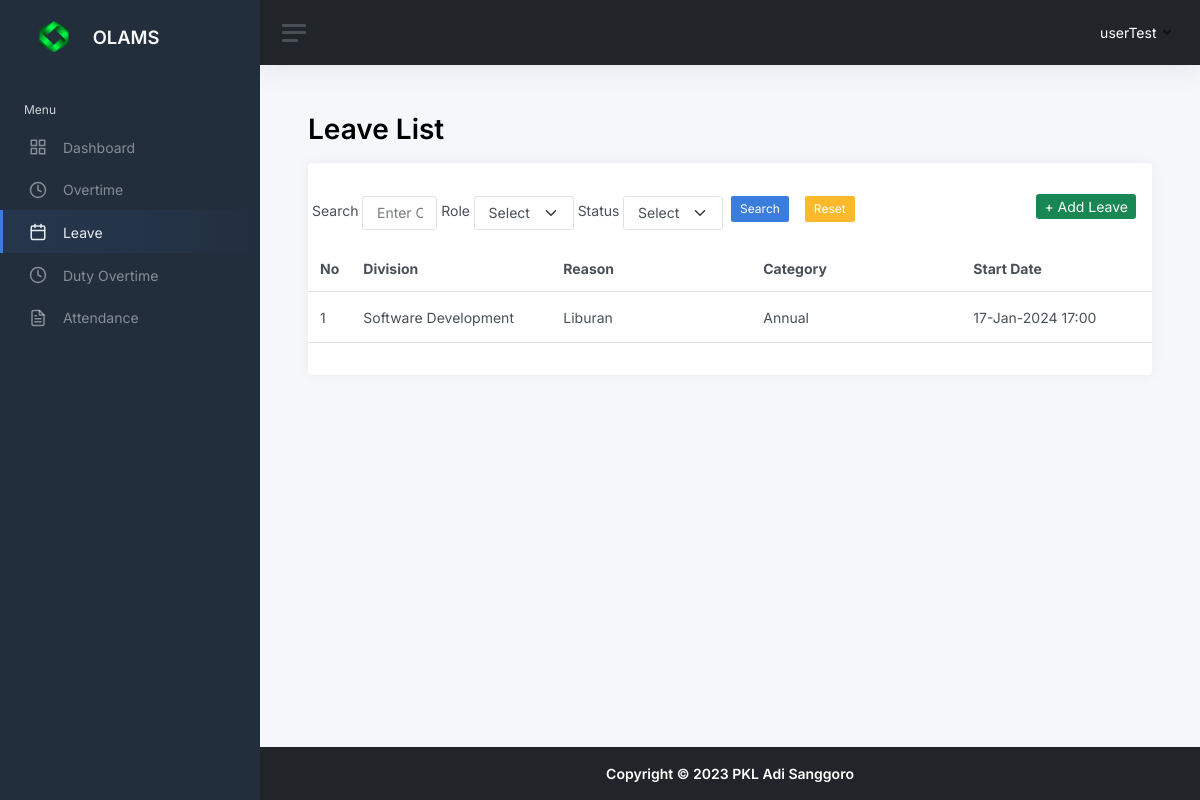
Page /leavelist.php (signed in) on the earlier database version.
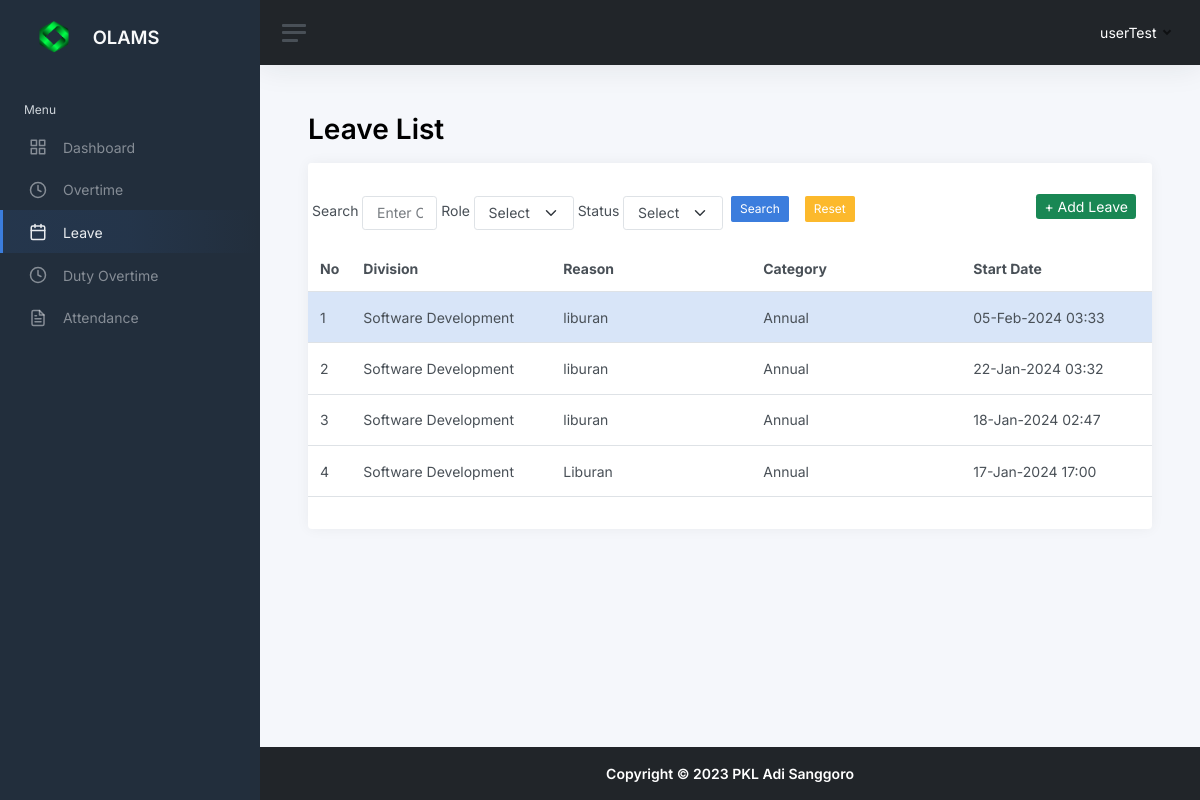
Same page on the later database version.
### tables this page shows
CREATE TABLE `leaves` (
  `leaves_id` tinyint(3) UNSIGNED NOT NULL,
  `user_id` tinyint(3) UNSIGNED NOT NULL,
  `division_id` tinyint(3) UNSIGNED NOT NULL,
  `reason` text NOT NULL,
  `category` enum('Annual','Pregnancy','Important Reason','Extended') NOT NULL,
  `start_date` timestamp NULL DEFAULT NULL,
  `finish_date` timestamp NULL DEFAULT NULL,
  `submitted_by_admin` tinyint(3) UNSIGNED DEFAULT NULL,
  `sent_by_admin` timestamp NULL DEFAULT NULL,
  `status` enum('Approved','Pending','Rejected') NOT NULL,
  `status_updated_at` timestamp NULL DEFAULT NULL,
  `status_updated_by` tinyint(3) UNSIGNED DEFAULT NULL,
  `created_at` timestamp NOT NULL DEFAULT current_timestamp(),
  `created_by` tinyint(3) UNSIGNED NOT NULL,
  `updated_at` timestamp NULL DEFAULT NULL ON UPDATE current_timestamp(),
  `updated_by` tinyint(3) UNSIGNED DEFAULT NULL
);

CREATE TABLE `m_divisions` (
  `division_id` tinyint(3) UNSIGNED NOT NULL,
  `division_name` varchar(64) NOT NULL,
  `created_at` timestamp NOT NULL DEFAULT current_timestamp(),
  `created_by` tinyint(3) UNSIGNED NOT NULL,
  `updated_at` timestamp NULL DEFAULT NULL ON UPDATE current_timestamp(),
  `updated_by` tinyint(3) UNSIGNED DEFAULT NULL
);

### leavelist.php (the view, shortened to what the changed rows need)
<?php
include __DIR__ . "/include/conn.inc.php";
$user_id = $_SESSION["user_id"];
$user_role = $_SESSION['role_id'];
$limit = 5;
$halaman_aktif = isset($_GET['page']) ? $_GET['page'] : 1;
$offset = ($halaman_aktif - 1) * $limit;
$query = "SELECT
  leaves.leaves_id,
  leaves.user_id,
  users.name AS name,
  m_divisions.division_name AS division_name,
  leaves.reason,
  leaves.category,
  leaves.start_date,
  leaves.finish_date,
  leaves.submitted_by_admin,
  leaves.status,
  leaves.status_updated_at,
  leaves.status_updated_by
  FROM leaves
  LEFT JOIN users ON leaves.user_id = users.user_id
  LEFT JOIN m_divisions ON leaves.division_id = m_divisions.division_id";
if ($user_role === 1) {
  $query .= " WHERE leaves.user_id = $user_id";
}
$query .= " ORDER BY leaves.leaves_id DESC";
$query .= " LIMIT $limit OFFSET $offset ";
$data = mysqli_query($conn, $query);
$leaveArray = mysqli_fetch_all($data, MYSQLI_ASSOC);
?>
<!DOCTYPE html>
<html lang="en">
<head>
  <?php include "head.inc.php"; ?>
</head>
<body>
  <div class="wrapper">
    <div class="main">
      <main class="content">
        <div class="container-fluid p-0">
          <h1 class="h1 mb-3 judul_halaman"><strong>Leave List</strong></h1>
          <div class="row">
            <div class="col-12">
              <div class="card">
                <?php if ($user_role === 2 || $user_role === 3 || $user_role === 4) : ?>
                  <div class="table-responsive">
                    <table class="table mb-0 mt-3">
                      <thead>
                        <tr>
                          <th scope="col">No</th>
                          <th scope="col" style="min-width : 200px;">Full Name</th>
                          <th scope="col" style="min-width : 200px;">Division</th>
                          <th scope="col" style="min-width : 200px;">Reason</th>
                          <th scope="col" style="min-width : 210px;">Category</th>
                          <th scope="col" style="min-width : 200px;">Start Date</th>
                          <th scope="col" style="min-width : 200px;">Finish Date</th>
                          <th scope="col">Status</th>
                          <th scope="col">Action</th>
                        </tr>
                      </thead>
                      <tbody>
                        <?php if (count($leaveArray) > 0) : ?>
                          <?php foreach ($leaveArray as $key => $value) : ?>
                            <?php
                            $rowClass = '';
                            if ($value['status'] == 'Pending') {
                              $rowClass = 'bg-primary-subtle';
                            } elseif ($value['status'] == 'Rejected') {
                              $rowClass = 'bg-danger-subtle';
                            }
                            ?>
                            <tr class="<?= $rowClass ?>">
                              <td><?= $key + 1 + $offset ?></td>
                              <td><?= $value['name'] ?></td>
                              <td><?= $value['division_name'] ?></td>
                              <td><?= $value['reason'] ?></td>
                              <td><?= $value['category'] ?></td>
                              <td><?= date('d-M-Y H:i', strtotime($value['start_date'])) ?></td>
                              <td><?= date('d-M-Y H:i', strtotime($value['finish_date'])) ?></td>
                              <td>
                                <?php
                                if ($value['status'] === 'Pending') {
                                  $statusClass = 'badge bg-warning';
                                } elseif ($value['status'] === 'Rejected') {
                                  $statusClass = 'badge bg-danger';
                                } elseif ($value['status'] === 'Approved') {
                                  $statusClass = 'badge bg-success';
                                }
                                ?>
                                <button class="btn btn-sm text-white <?= $statusClass ?>" disabled>
                                  <?= $value['status'] ?>
                                </button>
                              </td>
                              <td>
                                <div class="d-flex">
                                  <?php if ($user_role === 3) :
                                  ?>
                                    <a href="leavelist_detail.php?id=<?= $value['leaves_id'] ?>" class="btn btn-primary btn-sm ms-2">Detail</a>
                                    <form method="post" action="<?= cleanValue($_SERVER['PHP_SELF']); ?>" style="display: inline;">
                                      <input type="hidden" name="csrf_token" value="<?= $_SESSION['csrf_token'] ?>">
                                      <input type="hidden" name="leaves_id" value="<?= $value['leaves_id'] ?>">
                                      <?php if ($value['status'] !== 'Approved' && $value['status'] !== 'Rejected' && $value['submitted_by_admin'] == NULL) : ?>
                                        <button type="submit" name="submit" value="Checked" class="btn btn-success btn-sm ms-2" onclick="return confirm('are you sure you will submit it?')">Submit</button>
                                      <?php endif; ?>
                                    </form>
                                  <?php elseif ($user_role === 4) :
                                  ?>
                                    <a href="leavelist_detail.php?id=<?= $value['leaves_id'] ?>" class="btn btn-primary btn-sm ms-2">Detail</a>
                                    <form method="post" action="<?= cleanValue($_SERVER['PHP_SELF']); ?>" class="d-flex">
                                      <input type="hidden" name="csrf_token" value="<?= $_SESSION['csrf_token'] ?>">
                                      <input type="hidden" name="leaves_id" value="<?= $value['leaves_id'] ?>">
                                      <?php if ($value['status'] !== 'Approved' && $value['status'] !== 'Rejected') : ?>
                                        <button type="submit" name="submit" value="Approved" class="btn btn-success btn-sm ms-2" onclick="return confirm('are you sure you will approve it?')">Approve</button>
                                        <button type="submit" name="submit" value="Rejected" class="btn btn-danger btn-sm ms-2" onclick="return confirm('are you sure you will reject it?')">Reject</button>
                                      <?php endif; ?>
                                    </form>
                                  <?php elseif ($user_role === 2) :
                                  ?>
                                    <a href="leavelist_detail.php?id=<?= $value['leaves_id'] ?>" class="btn btn-primary btn-sm ms-2">Detail</a>
                                  <?php endif; ?>
                                </div>
                              </td>
                            </tr>
                          <?php endforeach; ?>
                        <?php else : ?>
                          <tr>
                            <td colspan="8" style="text-align: center;">No records found!</td>
                          </tr>
                        <?php endif; ?>
                      </tbody>
                    </table>
                  </div>
                <?php elseif ($user_role === 1) : ?>
                  <div class="table-responsive">
                    <table class="table mb-0 mt-3">
                      <thead>
                        <tr>
                          <th scope="col">No</th>
                          <th scope="col" style="min-width : 200px;">Division</th>
                          <th scope="col" style="min-width : 200px;">Reason</th>
                          <th scope="col" style="min-width : 210px;">Category</th>
                          <th scope="col" style="min-width : 200px;">Start Date</th>
                        </tr>
                      </thead>
                      <tbody>
                        <?php if (count($leaveArray) > 0) : ?>
                          <?php foreach ($leaveArray as $key => $value) : ?>
                            <?php
                            $rowClass = '';
                            if ($value['status'] == 'Pending') {
                              $rowClass = 'bg-primary-subtle';
                            } elseif ($value['status'] == 'Rejected') {
                              $rowClass = 'bg-danger-subtle';
                            }
                            ?>
                            <tr class="<?= $rowClass ?>">
                              <td><?= $key + 1 + $offset ?></td>
                              <td><?= $value['division_name'] ?></td>
                              <td><?= $value['reason'] ?></td>
                              <td><?= $value['category'] ?></td>
                              <td><?= date('d-M-Y H:i', strtotime($value['start_date'])) ?></td>
                            </tr>
                          <?php endforeach; ?>
                        <?php else : ?>
                          <tr>
                            <td colspan="8" style="text-align: center;">No records found!.</td>
                          </tr>
                        <?php endif; ?>
                      </tbody>
                    </table>
                  </div>
                <?php endif; ?>
              </div>
            </div>
          </div>
        </div>
      </main>
    </div>
  </div>
</body>
</html>

Differences in the rows shown:
added leaves: offset "1", division.division_name "Software Development", reason "liburan", category "Annual", start_date "05-Feb-2024 03:33", status "Pending" (drawn)
added leaves: offset "2", division.division_name "Software Development", reason "liburan", category "Annual", start_date "22-Jan-2024 03:32"
added leaves: offset "3", division.division_name "Software Development", reason "liburan", category "Annual", start_date "18-Jan-2024 02:47"
computed for leaves "Liburan": offset "1" → "4"
